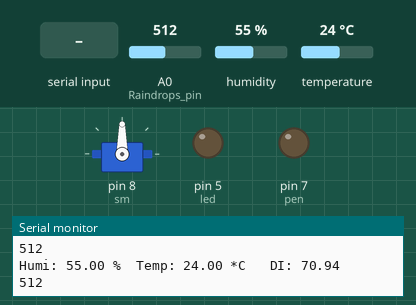
Recording of a sketch running on a simulated Arduino Uno, built with avr-gcc and run on an emulated ATmega328P. Shown: servo, output pins drawn as LEDs (lit = HIGH), the last lines printed to the serial monitor. The inputs (shaded band) are chosen by the test bench; at power-on: temperature 24 °C, humidity 55 %, A0 (Raindrops_pin) = 512.

Above: at 1.2 s.
1.3 s: "1\n" received over the second serial link
At 1.7 s:
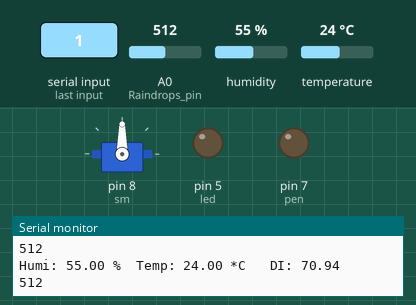
2.9 s: temperature set to 29 °C
5.5 s: temperature set to 32 °C
At 6.9 s:
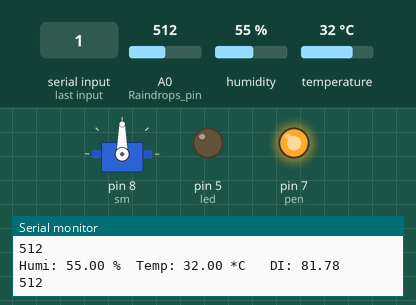
7.9 s: "3\n" received over the second serial link
At 8.9 s:
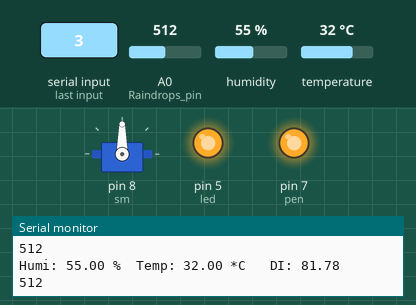
9.4 s: humidity set to 46 %
11.7 s: humidity set to 43 %
At 12.9 s:
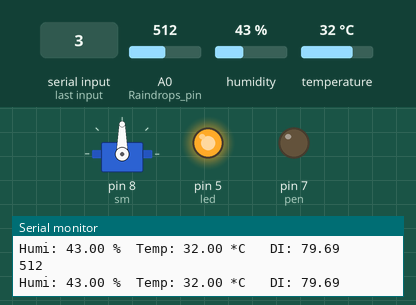
Timing chart, 0 to 14.7 s (numbered marks = the images above; inputs shaded):
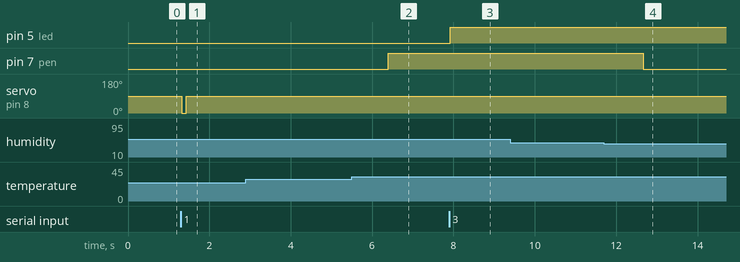

Measured:
- the behaviour switches between 30 and 31 °C on temperature (found by bisection; images 1 and 2)
- the behaviour switches between 45 and 44 % on humidity (found by bisection; images 3 and 4)
- after the input at 1.3 s, servo on pin 8 (sm): 90° → 0° at once, → 90° 0.11 s later
- after the input at 5.5 s, pin 7 (pen): LOW → HIGH after 0.89 s
- after the input at 7.9 s, pin 5 (led): LOW → HIGH at once
- after the input at 11.7 s, pin 7 (pen): HIGH → LOW after 0.96 s

The sketch:

sketch_jun17b.ino
```cpp
#include "DHT.h"  //DHT 라이브러리
#define DHTPIN 2        // SDA 핀의 설정
#define DHTTYPE DHT11   // DHT22 센서종류 설정
#include <Servo.h>
#include <SoftwareSerial.h>

int Raindrops_pin = A0;     // 빗방울센서 핀을 A0으로 설정
int pen = 7;                // 빨간색 LED 핀을 7번핀으로 설정
int sm = 8;
int angle = 0;
int led = 5;


SoftwareSerial BTSerial(11, 12);
Servo servo;
DHT dht(DHTPIN, DHTTYPE);

void setup() {
  Serial.begin(9600);
  Serial.println("DHT11 RELAY FAN !!!");
  dht.begin();
  pinMode (pen, OUTPUT);
  pinMode (led, OUTPUT);
  servo.attach(sm);
  BTSerial.begin(9600);
}

void sendData(int value) { //블루투스 모듈을 통해 데이터 전송
String message = String(value) = '\n';
BTSerial.print(message);
}


void loop() {
  // 센서의 온도와 습도를 읽어온다.
  float humi = dht.readHumidity();
  float temp = dht.readTemperature();
  // 불쾌지수
  float di = discomfortIndex(temp,humi);


  Serial.println(analogRead(A0));  // 센서 출력값을 시리얼모니터로 전송
  delay(100);

  if(analogRead(A0) > 20){

    servo.write(90);
  }

 else {                             // 센서 출력값이 20이상이면 (빗방울이 감지되지 않으면)

 }

  if (isnan(temp) || isnan(humi)) {
    //값 읽기 실패시 시리얼 모니터 출력
    Serial.println("Failed to read from DHT");
  } else {
    //습도, 온도, 불쾌지수 시리얼 모니터 출력
    Serial.print("Humi: ");
    Serial.print(humi);
    Serial.print(" %\t");
    Serial.print("Temp: ");
    Serial.print(temp);
    Serial.print(" *C");
    Serial.print(" \t");
    Serial.print("DI: ");
    Serial.println(di);


if(BTSerial.available()){ // 블루투스 데이터 수신
byte data = BTSerial.read();
if(data == '1'){ // 범위 내의 값인 경우
servo.write(0);
}else if(data =='2'){
  servo.write(90);
} else if(data =='3') {
  digitalWrite (led, HIGH);
}  else if(data =='4') {
  digitalWrite (led, LOW);
}
}

    if(di>=80)
    {
      digitalWrite (pen, HIGH);
    } else {
      digitalWrite (pen, LOW);
    }
  }

    BTSerial.print(di);


  sendData(1);

}

//불쾌지수 구하기 (공식출처: 기상청)
float discomfortIndex(float temp, float humi) {
    return (1.8f*temp)-(0.55*(1-humi/100.0f)*(1.8f*temp-26))+32;
}
```
